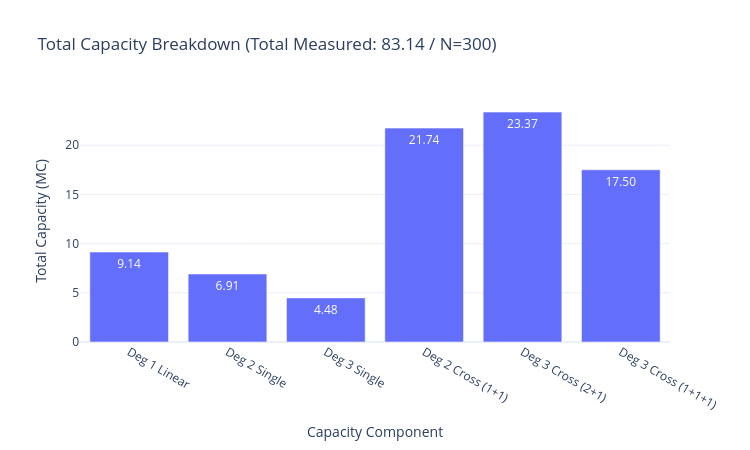

Notebook code cell kept with this figure:
### Code cell
categories = [
    "Deg 1 Linear",
    "Deg 2 Single",
    "Deg 3 Single",
    "Deg 2 Cross (1+1)",
    "Deg 3 Cross (2+1)",
    "Deg 3 Cross (1+1+1)",
]

values = [
    np.sum(c_deg1),
    np.sum(c_deg2),
    np.sum(c_deg3),
    np.sum(c_cross2),
    np.sum(c_cross3_21),
    np.sum(c_cross3_111),
]

fig_bar = go.Figure(
    data=go.Bar(
        x=categories,
        y=values,
        text=[f"{v:.2f}" for v in values],
        textposition="auto",
    )
)

fig_bar.update_layout(
    title=f"Total Capacity Breakdown (Total Measured: {sum(values):.2f} / N={res_size})",
    xaxis_title="Capacity Component",
    yaxis_title="Total Capacity (MC)",
    template="plotly_white",
    width=750,
    height=450,
)

fig_bar.show()

### Figure 1 — Plotly figure (JSON) as saved in the notebook; plotly's stock layout.template omitted (floating-point values rounded to 4 significant figures)
{"data": [{"text": ["9.14", "6.91", "4.48", "21.74", "23.37", "17.50"], "textposition": "auto", "type": "bar", "x": ["Deg 1 Linear", "Deg 2 Single", "Deg 3 Single", "Deg 2 Cross (1+1)", "Deg 3 Cross (2+1)", "Deg 3 Cross (1+1+1)"], "y": [9.14, 6.913, 4.483, 21.74, 23.37, 17.5]}], "layout": {"height": 450, "title": {"text": "Total Capacity Breakdown (Total Measured: 83.14 / N=300)"}, "width": 750, "xaxis": {"title": {"text": "Capacity Component"}}, "yaxis": {"title": {"text": "Total Capacity (MC)"}}}}
